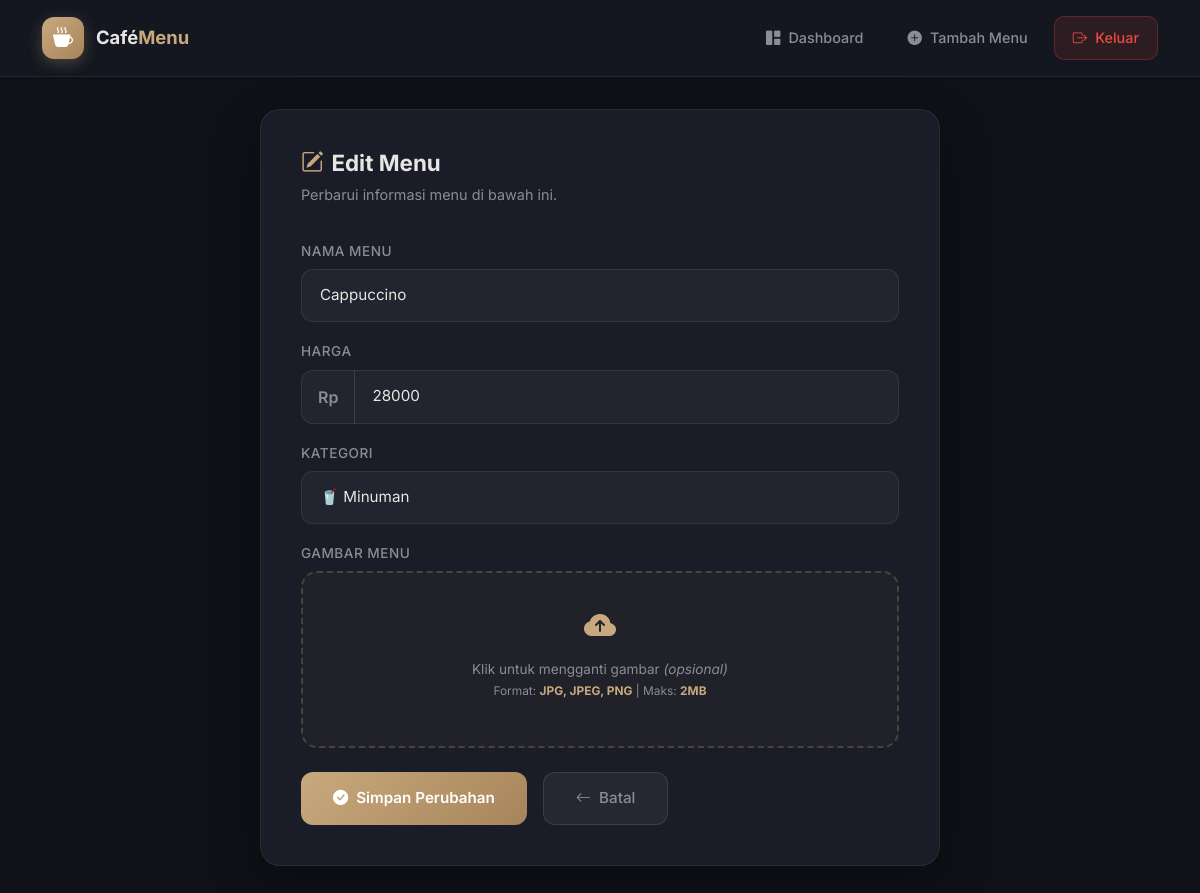
/edit.php?id=2 (signed in), run on the app's committed database.
### tables this page shows
CREATE TABLE `menu` (
  `id` INT(11) NOT NULL AUTO_INCREMENT,
  `nama_menu` VARCHAR(100) NOT NULL,
  `harga` INT(11) NOT NULL,
  `kategori` ENUM('Makanan', 'Minuman', 'Cemilan', 'Dessert') NOT NULL,
  `gambar` VARCHAR(255) NOT NULL,
  PRIMARY KEY (`id`)
);

### edit.php (the view, shortened to what this page needs)
<?php
require_once 'config/database.php';
$id = isset($_GET['id']) ? (int) $_GET['id'] : 0;
$stmt = $koneksi->prepare("SELECT * FROM menu WHERE id = ?");
$stmt->bind_param("i", $id);
$stmt->execute();
$result = $stmt->get_result();
$menu = $result->fetch_assoc();
$nama_menu = $menu['nama_menu'];
$harga = $menu['harga'];
$kategori = $menu['kategori'];
?>
<!DOCTYPE html>
<html lang="id">
<head>
    <link href="https://cdn.jsdelivr.net/npm/bootstrap@5.3.2/dist/css/bootstrap.min.css" rel="stylesheet">
    <link href="https://cdn.jsdelivr.net/npm/bootstrap-icons@1.11.3/font/bootstrap-icons.min.css" rel="stylesheet">
</head>
<body>
    <nav class="navbar-custom">
        <div class="container">
            <div class="d-flex align-items-center justify-content-between flex-wrap gap-3">
                <a href="dashboard.php" class="navbar-brand-custom">
                    <div class="brand-icon"><i class="bi bi-cup-hot-fill"></i></div>
                    <div class="brand-text">Café<span>Menu</span></div>
                </a>
                <div class="d-flex align-items-center gap-2 flex-wrap">
                    <a href="dashboard.php" class="nav-link-custom">
                        <i class="bi bi-grid-1x2-fill"></i> Dashboard
                    </a>
                    <a href="tambah.php" class="nav-link-custom">
                        <i class="bi bi-plus-circle-fill"></i> Tambah Menu
                    </a>
                    <a href="logout.php" class="nav-link-custom btn-logout">
                        <i class="bi bi-box-arrow-right"></i> Keluar
                    </a>
                </div>
            </div>
        </div>
    </nav>
    <div class="main-content">
        <div class="container">
            <div class="form-card">
                <h2><i class="bi bi-pencil-square me-2" style="color:var(--primary);"></i>Edit Menu</h2>
                <p class="subtitle">Perbarui informasi menu di bawah ini.</p>
                <form method="POST" action="edit.php?id=<?= $id ?>" enctype="multipart/form-data">
                    <div class="mb-3">
                        <label for="nama_menu" class="form-label">Nama Menu</label>
                        <input type="text" class="form-control" id="nama_menu" name="nama_menu"
                               placeholder="Contoh: Nasi Goreng Spesial"
                               value="<?= htmlspecialchars($nama_menu) ?>"
                               maxlength="100" required>
                    </div>
                    <div class="mb-3">
                        <label for="harga" class="form-label">Harga</label>
                        <div class="input-group">
                            <span class="input-group-text">Rp</span>
                            <input type="number" class="form-control" id="harga" name="harga"
                                   placeholder="Contoh: 25000"
                                   value="<?= htmlspecialchars($harga) ?>"
                                   min="1" max="99999999" required>
                        </div>
                    </div>
                    <div class="mb-3">
                        <label for="kategori" class="form-label">Kategori</label>
                        <select class="form-select" id="kategori" name="kategori" required>
                            <option value="Minuman" <?= $kategori === 'Minuman' ? 'selected' : '' ?>>🥤 Minuman</option>
                        </select>
                    </div>
                    <div class="mb-4">
                        <label class="form-label">Gambar Menu</label>
                        <div class="upload-area" onclick="document.getElementById('gambar').click();">
                            <div class="upload-icon"><i class="bi bi-cloud-arrow-up-fill"></i></div>
                            <p class="upload-text">
                                Klik untuk mengganti gambar <em>(opsional)</em><br>
                                <small>Format: <strong>JPG, JPEG, PNG</strong> | Maks: <strong>2MB</strong></small>
                            </p>
                        </div>
                    </div>
                    <div class="d-flex gap-3">
                        <button type="submit" class="btn-simpan">
                            <i class="bi bi-check-circle-fill me-2"></i>Simpan Perubahan
                        </button>
                        <a href="dashboard.php" class="btn-batal d-flex align-items-center">
                            <i class="bi bi-arrow-left me-2"></i>Batal
                        </a>
                    </div>
                </form>
            </div>
        </div>
    </div>
</body>
</html>

### edit.php (style rules this page uses)
:root { --primary: #c8a97e; --primary-dark: #a8845a; --primary-light: rgba(200, 169, 126, 0.15); --dark-bg: #0f1117; --sidebar-bg: #141720; --card-bg: #1a1d27; --card-border: rgba(200, 169, 126, 0.1); --text-main: #e8e6e3; --text-muted: #8b8d94; }
* { margin: 0; padding: 0; box-sizing: border-box; }
body { font-family: 'Inter', sans-serif; background: var(--dark-bg); color: var(--text-main); min-height: 100vh; }
.navbar-custom { background: var(--sidebar-bg); border-bottom: 1px solid var(--card-border); padding: 16px 0; position: sticky; top: 0; z-index: 1000; }
.navbar-brand-custom { display: flex; align-items: center; gap: 12px; text-decoration: none; }
.brand-icon { width: 42px; height: 42px; background: linear-gradient(135deg, var(--primary), var(--primary-dark)); border-radius: 12px; display: flex; align-items: center; justify-content: center; font-size: 20px; color: #fff; box-shadow: 0 4px 15px rgba(200, 169, 126, 0.3); }
.brand-text { font-weight: 700; font-size: 1.15rem; color: var(--text-main); }
.brand-text span { color: var(--primary); }
.nav-link-custom { color: var(--text-muted) !important; font-weight: 500; font-size: 0.9rem; padding: 10px 18px !important; border-radius: 10px; transition: all 0.3s ease; display: flex; align-items: center; gap: 8px; text-decoration: none; }
.btn-logout { background: rgba(231, 76, 60, 0.12); border: 1px solid rgba(231, 76, 60, 0.25); color: #e74c3c !important; }
.main-content { padding: 32px 0; animation: fadeIn 0.6s ease; }
.form-card { background: var(--card-bg); border: 1px solid var(--card-border); border-radius: 20px; padding: 40px; max-width: 680px; margin: 0 auto; box-shadow: 0 20px 50px rgba(0, 0, 0, 0.3); }
.form-card h2 { font-size: 1.4rem; font-weight: 700; margin-bottom: 8px; }
.form-card .subtitle { color: var(--text-muted); font-size: 0.9rem; margin-bottom: 32px; }
.form-label { color: var(--text-muted); font-weight: 500; font-size: 0.85rem; text-transform: uppercase; letter-spacing: 0.5px; margin-bottom: 8px; }
.form-control, .form-select { background: rgba(255, 255, 255, 0.04); border: 1px solid rgba(255, 255, 255, 0.08); color: var(--text-main); border-radius: 12px; padding: 14px 18px; font-size: 0.95rem; transition: all 0.3s ease; }
.form-control::placeholder { color: rgba(139, 141, 148, 0.5); }
.form-select option { background: var(--card-bg); color: var(--text-main); }
.upload-area { border: 2px dashed rgba(200, 169, 126, 0.25); border-radius: 16px; padding: 30px 20px; text-align: center; cursor: pointer; transition: all 0.3s ease; background: rgba(200, 169, 126, 0.03); }
.upload-icon { font-size: 2rem; color: var(--primary); margin-bottom: 8px; }
.upload-text { color: var(--text-muted); font-size: 0.85rem; }
.upload-text strong { color: var(--primary); }
.btn-simpan { background: linear-gradient(135deg, var(--primary), var(--primary-dark)); border: none; color: #fff; font-weight: 600; padding: 14px 32px; border-radius: 12px; font-size: 0.95rem; transition: all 0.3s ease; }
.btn-batal { background: rgba(255, 255, 255, 0.05); border: 1px solid rgba(255, 255, 255, 0.1); color: var(--text-muted); font-weight: 500; padding: 14px 32px; border-radius: 12px; font-size: 0.95rem; transition: all 0.3s ease; text-decoration: none; }
.input-group-text { background: rgba(255, 255, 255, 0.04); border: 1px solid rgba(255, 255, 255, 0.08); color: var(--text-muted); border-radius: 12px 0 0 12px; padding: 14px 16px; font-weight: 600; }
.input-group .form-control { border-left: none; border-radius: 0 12px 12px 0; }

### data on the page
menu: nama_menu "Cappuccino", harga "28000", kategori "🥤 Minuman"
